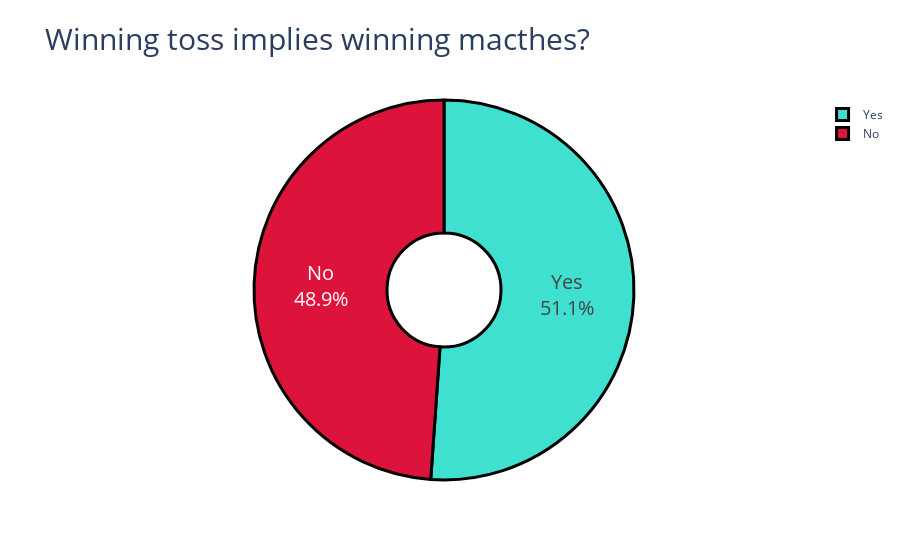

Notebook code for this chart:
### Code cell
labels =["Yes",'No']
values = match_data['toss_win_game_win'].value_counts()
colors = ['turquoise', 'crimson']
fig = go.Figure(data=[go.Pie(labels=labels,
                             values=values,hole=.3)])
fig.update_traces(hoverinfo='label+percent', textinfo='label+percent', textfont_size=20,
                  marker=dict(colors=colors, line=dict(color='#000000', width=3)))
fig.update_layout(title="Winning toss implies winning macthes?",
                  titlefont={'size': 30},
                  )
fig.show()

### Figure 1 — Plotly figure (JSON) as saved in the notebook; plotly's stock layout.template omitted (floating-point values rounded to 4 significant figures)
{"data": [{"hole": 0.3, "hoverinfo": "label+percent", "labels": ["Yes", "No"], "marker": {"colors": ["turquoise", "crimson"], "line": {"color": "#000000", "width": 3}}, "textfont": {"size": 20}, "textinfo": "label+percent", "type": "pie", "values": [344, 329]}], "layout": {"title": {"font": {"size": 30}, "text": "Winning toss implies winning macthes?"}}}
